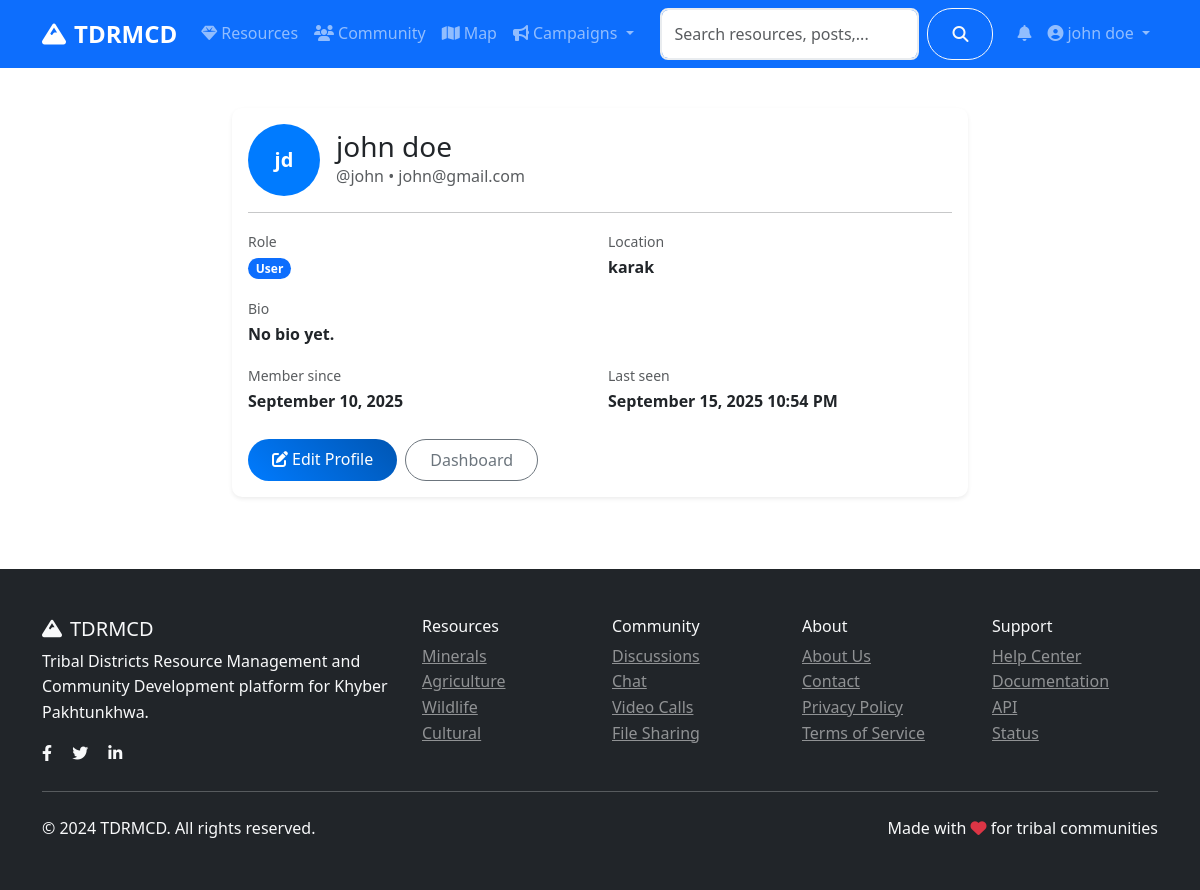
/auth/profile (signed in), run on an earlier commit of the app's database.
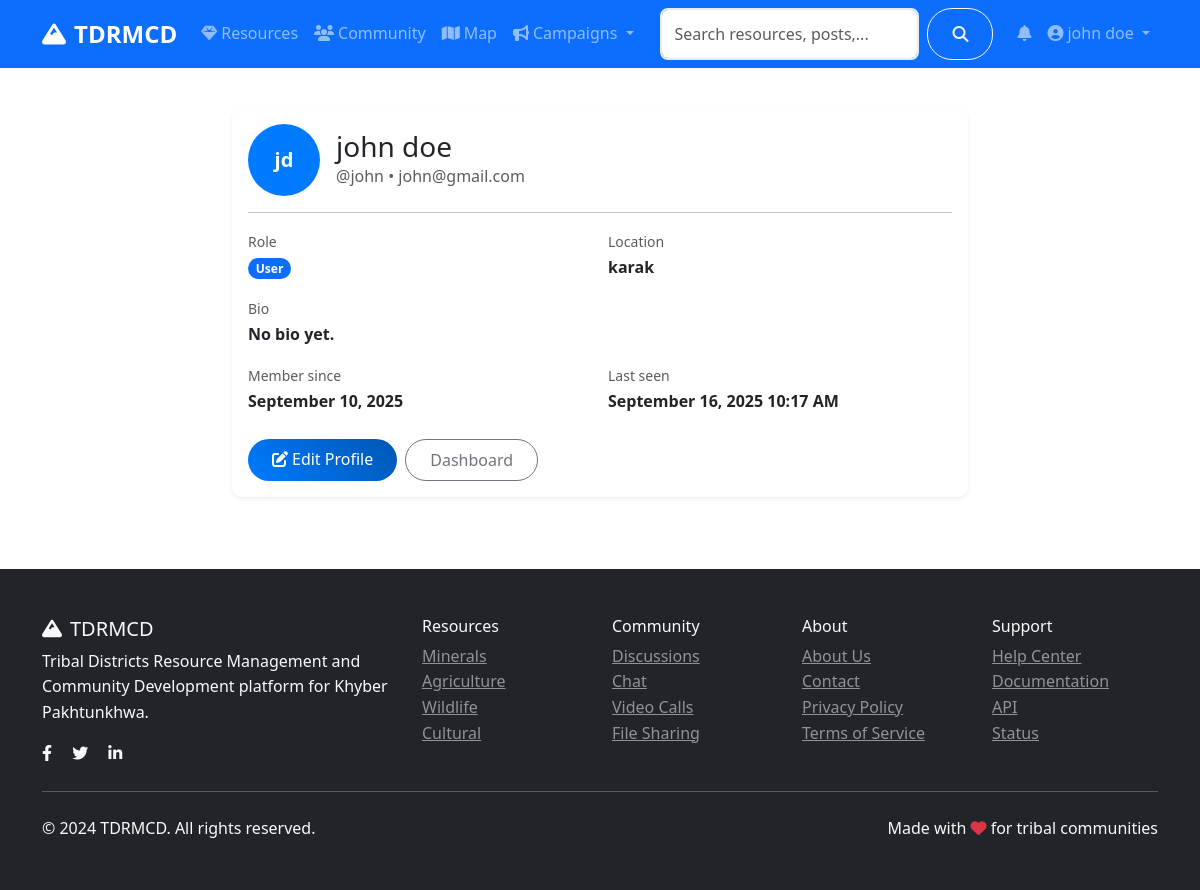
And on a later commit of the database.
### models.py (models this page shows, shortened)
class User(UserMixin, db.Model):
    id = db.Column(db.Integer, primary_key=True)
    username = db.Column(db.String(80), unique=True, nullable=False)
    email = db.Column(db.String(120), unique=True, nullable=False)
    password_hash = db.Column(db.String(120), nullable=False)
    first_name = db.Column(db.String(50), nullable=False)
    last_name = db.Column(db.String(50), nullable=False)
    role = db.Column(db.String(20), default='user')  # user, admin, researcher
    location = db.Column(db.String(100))
    bio = db.Column(db.Text)
    avatar = db.Column(db.String(200), default='default.jpg')
    is_active = db.Column(db.Boolean, default=True)
    created_at = db.Column(db.DateTime, default=datetime.utcnow)
    last_seen = db.Column(db.DateTime, default=datetime.utcnow)
    resources = db.relationship('Resource', backref='author', lazy='dynamic')
    posts = db.relationship('CommunityPost', backref='author', lazy='dynamic')
    chat_messages = db.relationship('ChatMessage', backref='sender', lazy='dynamic')
    file_submissions = db.relationship(
        'FileSubmission',
        foreign_keys='FileSubmission.submitter_id',
        backref='submitter',
        lazy='dynamic'
    )
    reviewed_submissions = db.relationship(
        'FileSubmission',
        foreign_keys='FileSubmission.reviewed_by',
        backref='reviewer_user',
        lazy='dynamic'
    )
    notifications = db.relationship('Notification', backref='user', lazy='dynamic')
    def get_full_name(self):
        return f"{self.first_name} {self.last_name}"
    def is_admin(self):
        return self.role == 'admin'

### routes/auth.py (the view)
@auth_bp.route('/profile')
@login_required
def profile():
    return render_template('auth/profile.html', user=current_user)

### app.py (called while the page is built)
@login_manager.user_loader
def load_user(user_id):
    return User.query.get(int(user_id))

### templates/auth/profile.html (shortened to what this page needs)
{% extends "base.html" %}
{% block content %}
<div class="container py-4">
    <div class="row justify-content-center">
        <div class="col-lg-8">
            <div class="card shadow-sm">
                <div class="card-body">
                    <div class="d-flex align-items-center mb-3">
                        <div class="avatar me-3" style="width:72px;height:72px;font-size:1.25rem;">
                            {{ user.first_name[0] }}{{ user.last_name[0] }}
                        </div>
                        <div>
                            <h3 class="mb-0">{{ user.get_full_name() }}</h3>
                            <div class="text-muted">@{{ user.username }} • {{ user.email }}</div>
                        </div>
                    </div>
                    <hr>
                    <div class="row g-3">
                        <div class="col-md-6">
                            <label class="text-muted small">Role</label>
                            <div class="fw-semibold"><span class="badge bg-primary">{{ user.role.title() }}</span></div>
                        </div>
                        <div class="col-md-6">
                            <label class="text-muted small">Location</label>
                            <div class="fw-semibold">{{ user.location or '—' }}</div>
                        </div>
                        <div class="col-12">
                            <label class="text-muted small">Bio</label>
                            <div class="fw-semibold">{{ user.bio or 'No bio yet.' }}</div>
                        </div>
                        <div class="col-md-6">
                            <label class="text-muted small">Member since</label>
                            <div class="fw-semibold">{{ user.created_at.strftime('%B %d, %Y') }}</div>
                        </div>
                        <div class="col-md-6">
                            <label class="text-muted small">Last seen</label>
                            <div class="fw-semibold">{{ user.last_seen.strftime('%B %d, %Y %I:%M %p') }}</div>
                        </div>
                    </div>
                    <div class="mt-4 d-flex gap-2">
                        <a class="btn btn-primary" href="{{ url_for('auth.edit_profile') }}"><i class="fas fa-edit me-1"></i>Edit Profile</a>
                        <a class="btn btn-outline-secondary" href="{{ url_for('main.dashboard') }}">Dashboard</a>
                    </div>
                </div>
            </div>
        </div>
    </div>
</div>
{% endblock %}

### templates/base.html (shortened to what this page needs)
<!DOCTYPE html>
<html lang="en">
<head>
    <link href="https://cdn.jsdelivr.net/npm/bootstrap@5.3.0/dist/css/bootstrap.min.css" rel="stylesheet">
    <link rel="stylesheet" href="https://cdnjs.cloudflare.com/ajax/libs/font-awesome/6.4.0/css/all.min.css">
    <link rel="stylesheet" href="https://unpkg.com/leaflet@1.9.4/dist/leaflet.css">
    <link rel="stylesheet" href="{{ url_for('static', filename='css/style.css') }}">
</head>
<body>
    <nav class="navbar navbar-expand-lg navbar-dark bg-primary sticky-top">
        <div class="container">
            <a class="navbar-brand fw-bold" href="{{ url_for('main.index') }}">
                <i class="fas fa-mountain me-2"></i>TDRMCD
            </a>
            <div class="collapse navbar-collapse" id="navbarNav">
                <ul class="navbar-nav me-auto">
                    <li class="nav-item">
                        <a class="nav-link" href="{{ url_for('resources.index') }}">
                            <i class="fas fa-gem me-1"></i>Resources
                        </a>
                    </li>
                    <li class="nav-item">
                        <a class="nav-link" href="{{ url_for('community.index') }}">
                            <i class="fas fa-users me-1"></i>Community
                        </a>
                    </li>
                    <li class="nav-item">
                        <a class="nav-link" href="{{ url_for('main.map_view') }}">
                            <i class="fas fa-map me-1"></i>Map
                        </a>
                    </li>
                    <li class="nav-item dropdown">
                        <a class="nav-link dropdown-toggle" href="#" role="button" data-bs-toggle="dropdown">
                            <i class="fas fa-bullhorn me-1"></i>Campaigns
                        </a>
                    </li>
                </ul>
                <form class="d-flex me-3 search-form no-loading" action="{{ url_for('main.search') }}" method="GET" onsubmit="return TDRMCD.validateSearch(event);">
                    <input class="form-control me-2" type="search" name="q" id="navbar-search" placeholder="Search resources, posts, users..." value="{{ request.args.get('q', '') }}">
                    <button class="btn btn-outline-light" type="submit">
                        <i class="fas fa-search"></i>
                    </button>
                </form>
                <ul class="navbar-nav">
                    {% if current_user.is_authenticated %}
                        <li class="nav-item dropdown">
                            <a class="nav-link" href="#" role="button" data-bs-toggle="dropdown" aria-expanded="false">
                                <span class="position-relative">
                                    <i class="fas fa-bell"></i>
                                </span>
                            </a>
                        </li>
                        <li class="nav-item dropdown">
                            <a class="nav-link dropdown-toggle" href="#" role="button" data-bs-toggle="dropdown">
                                <i class="fas fa-user-circle me-1"></i>{{ current_user.get_full_name() }}
                            </a>
                        </li>
                    {% endif %}
                </ul>
            </div>
        </div>
    </nav>
    <main>
        {% block content %}{% endblock %}
    </main>
    <footer class="bg-dark text-light py-5 mt-5">
        <div class="container">
            <div class="row">
                <div class="col-md-4">
                    <h5><i class="fas fa-mountain me-2"></i>TDRMCD</h5>
                    <p>Tribal Districts Resource Management and Community Development platform for Khyber Pakhtunkhwa.</p>
                    <div class="social-links">
                        <a href="#" class="text-light me-3"><i class="fab fa-facebook-f"></i></a>
                        <a href="#" class="text-light me-3"><i class="fab fa-twitter"></i></a>
                        <a href="#" class="text-light me-3"><i class="fab fa-linkedin-in"></i></a>
                    </div>
                </div>
                <div class="col-md-2">
                    <h6>Resources</h6>
                    <ul class="list-unstyled">
                        <li><a href="{{ url_for('resources.by_category', category='minerals') }}" class="text-light-50">Minerals</a></li>
                        <li><a href="{{ url_for('resources.by_category', category='agriculture') }}" class="text-light-50">Agriculture</a></li>
                        <li><a href="{{ url_for('resources.by_category', category='wildlife') }}" class="text-light-50">Wildlife</a></li>
                        <li><a href="{{ url_for('resources.by_category', category='cultural') }}" class="text-light-50">Cultural</a></li>
                    </ul>
                </div>
                <div class="col-md-2">
                    <h6>Community</h6>
                    <ul class="list-unstyled">
                        <li><a href="{{ url_for('community.index') }}" class="text-light-50">Discussions</a></li>
                        <li><a href="{{ url_for('community.chat') }}" class="text-light-50">Chat</a></li>
                        <li><a href="{{ url_for('community.video_calls') }}" class="text-light-50">Video Calls</a></li>
                        <li><a href="{{ url_for('community.files') }}" class="text-light-50">File Sharing</a></li>
                    </ul>
                </div>
                <div class="col-md-2">
                    <h6>About</h6>
                    <ul class="list-unstyled">
                        <li><a href="{{ url_for('main.about') }}" class="text-light-50">About Us</a></li>
                        <li><a href="{{ url_for('main.contact') }}" class="text-light-50">Contact</a></li>
                        <li><a href="#" class="text-light-50">Privacy Policy</a></li>
                        <li><a href="#" class="text-light-50">Terms of Service</a></li>
                    </ul>
                </div>
                <div class="col-md-2">
                    <h6>Support</h6>
                    <ul class="list-unstyled">
                        <li><a href="#" class="text-light-50">Help Center</a></li>
                        <li><a href="#" class="text-light-50">Documentation</a></li>
                        <li><a href="#" class="text-light-50">API</a></li>
                        <li><a href="#" class="text-light-50">Status</a></li>
                    </ul>
                </div>
            </div>
            <hr class="my-4">
            <div class="row align-items-center">
                <div class="col-md-6">
                    <p class="mb-0">&copy; 2024 TDRMCD. All rights reserved.</p>
                </div>
                <div class="col-md-6 text-md-end">
                    <p class="mb-0">Made with <i class="fas fa-heart text-danger"></i> for tribal communities</p>
                </div>
            </div>
        </div>
    </footer>
</body>
</html>

### static/css/style.css (style rules this page uses)
:root { --primary-color: #007bff; --secondary-color: #6c757d; --success-color: #28a745; --info-color: #17a2b8; --warning-color: #ffc107; --danger-color: #dc3545; --light-color: #f8f9fa; --dark-color: #343a40; }
.avatar { width: 40px; height: 40px; border-radius: 50%; background-color: var(--primary-color); color: white; display: flex; align-items: center; justify-content: center; font-weight: bold; font-size: 0.875rem; }
body { font-family: 'Segoe UI', Tahoma, Geneva, Verdana, sans-serif; line-height: 1.6; }
.navbar-brand { font-size: 1.5rem; font-weight: 700; }
.card { border: none; border-radius: 10px; transition: all 0.3s ease; }
.btn { border-radius: 25px; padding: 0.5rem 1.5rem; font-weight: 500; transition: all 0.3s ease; cursor: pointer; }
.btn-primary { background: linear-gradient(45deg, var(--primary-color), #0056b3); border: none; }
.form-control { border-radius: 8px; border: 2px solid #e9ecef; padding: 0.75rem; transition: all 0.3s ease; }
.badge { font-size: 0.75rem; padding: 0.35em 0.65em; border-radius: 15px; }
.avatar { width: 40px; height: 40px; background: var(--primary-color); color: white; border-radius: 50%; display: flex; align-items: center; justify-content: center; font-weight: 600; font-size: 0.875rem; }
.text-light-50 { color: rgba(255, 255, 255, 0.5) !important; }

What changed in the data, as far as the page shows it:
changed User "john doe": last_seen "September 15, 2025 10:54 PM" → "September 16, 2025 10:17 AM"
